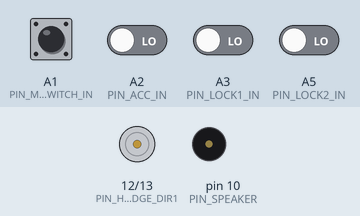
Bench run of a sketch on a simulated Arduino Uno, built with avr-gcc and run on an emulated ATmega328P. Parts: motor-driver pin pairs drawn as motors (green arrow = first pin HIGH = forward, orange = second pin HIGH = backward, longer = more drive, scaled by the enable pin), buzzer (waves = sounding). Inputs (shaded band) come from the test bench; at power-on: A1 (PIN_MIRROR_SWITCH_IN), A2 (PIN_ACC_IN), A3 (PIN_LOCK1_IN), A5 (PIN_LOCK2_IN) LOW.

Above: at 1.2 s.
1.3 s: A1 (PIN_MIRROR_SWITCH_IN) pulled HIGH for 0.15 s
At 4.1 s:
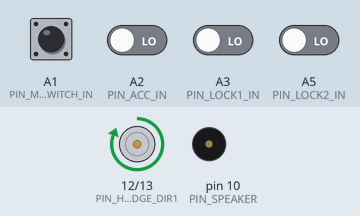
4.4 s: A2 (PIN_ACC_IN) driven HIGH
At 6.6 s:
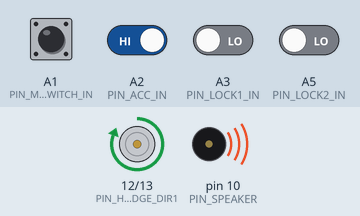
7.4 s: A1 (PIN_MIRROR_SWITCH_IN) pulled HIGH for 1 s
10.4 s: A1 (PIN_MIRROR_SWITCH_IN) driven HIGH and A2 (PIN_ACC_IN) driven LOW
At 12.5 s:
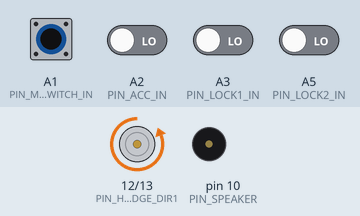
13.4 s: A1 (PIN_MIRROR_SWITCH_IN) driven LOW
At 14.02 s:
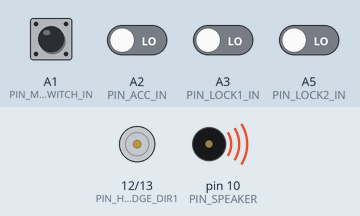
16.4 s: A1 (PIN_MIRROR_SWITCH_IN) driven HIGH
At 26.9 s:
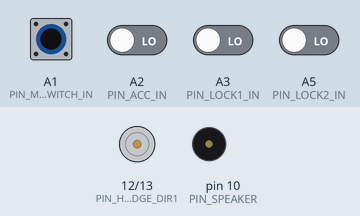
Timing chart, 0 to 27.6 s (numbered marks = the images above; inputs shaded):
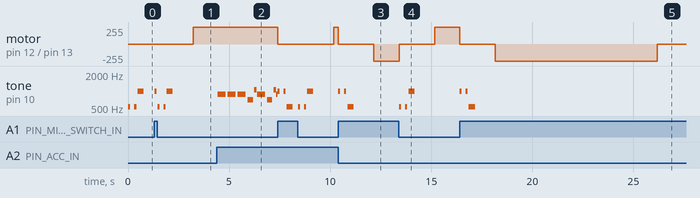

The sketch:

nissan-mirrors.ino
```cpp
// (licence header left out)
/* Shut our own power after 15s of inactivity (when ACC is off) */
#define POWER_TIMEOUT        15000

/* Run the mirror fold/unfold motors for this long every time
 * to account for the potential full revolution needed after
 * manual mirror folding/unfolding.
 */
#define MIRROR_POWER_TIMEOUT 8000

/* Whether to play a chime with the mirror motors on ACC on */
// #define MIRROR_MOTOR_TONES

// #define MIRROR_SWITCH_INVERT

/* Pin mapping */
#define PIN_SPEAKER          10
#define PIN_HBRIDGE_ENA      11
#define PIN_HBRIDGE_DIR1     12
#define PIN_HBRIDGE_DIR2     13
#define PIN_POWER            A0
#define PIN_MIRROR_SWITCH_IN A1
#define PIN_ACC_IN           A2
#define PIN_LOCK1_IN         A3
#define PIN_CURRENT_SENSE    A4
#define PIN_LOCK2_IN         A5

/* Actions */
enum action_e {
  ACTION_OFF,
  ACTION_WAIT,
  ACTION_MIRRORS_FOLD_IN,
  ACTION_MIRRORS_FOLD_OUT,
  ACTION_MIRRORS_STOP,
  ACTION_NOTE_C1,
  ACTION_NOTE_CS1,
  ACTION_NOTE_D1,
  ACTION_NOTE_DS1,
  ACTION_NOTE_E1,
  ACTION_NOTE_F1,
  ACTION_NOTE_FS1,
  ACTION_NOTE_G1,
  ACTION_NOTE_GS1,
  ACTION_NOTE_A1,
  ACTION_NOTE_AS1,
  ACTION_NOTE_B1,
  ACTION_NOTE_C2,
  ACTION_NOTE_OUTPUT,
  ACTION_END,
};

/* TODO: use progmem? */

static const uint16_t sequence_fold_in[] = {
  ACTION_MIRRORS_STOP,
  ACTION_NOTE_OUTPUT, PIN_SPEAKER,
  ACTION_NOTE_B1, 100,
  ACTION_WAIT, 200,
  ACTION_NOTE_B1, 100,
  ACTION_WAIT, 50,
  ACTION_NOTE_C1, 300,
  ACTION_WAIT, 1000,
  ACTION_MIRRORS_FOLD_IN,
  ACTION_WAIT, MIRROR_POWER_TIMEOUT,
  ACTION_MIRRORS_STOP,
  ACTION_END
};

static const uint16_t sequence_fold_out[] = {
  ACTION_MIRRORS_STOP,
  ACTION_NOTE_OUTPUT, PIN_SPEAKER,
  ACTION_NOTE_C1, 100,
  ACTION_WAIT, 200,
  ACTION_NOTE_C1, 100,
  ACTION_WAIT, 50,
  ACTION_NOTE_B1, 300,
  ACTION_WAIT, 1000,
  ACTION_MIRRORS_FOLD_OUT,
  ACTION_WAIT, MIRROR_POWER_TIMEOUT,
  ACTION_MIRRORS_STOP,
  ACTION_END
};

static const uint16_t sequence_off[] = {
//  ACTION_NOTE_OUTPUT, PIN_SPEAKER,
//  ACTION_NOTE_DS1, 100,
//  ACTION_WAIT, 50,
//  ACTION_NOTE_C1, 100,
  ACTION_OFF,
  ACTION_END
};

#define ACC_ON_CHIME   \
  ACTION_NOTE_A1, 400, \
  ACTION_WAIT, 100,    \
  ACTION_NOTE_A1, 400, \
  ACTION_WAIT, 100,    \
  ACTION_NOTE_A1, 400, \
  ACTION_WAIT, 100,    \
  ACTION_NOTE_F1, 250, \
  ACTION_WAIT, 75,     \
  ACTION_NOTE_C2, 125, \
  ACTION_NOTE_A1, 400, \
  ACTION_WAIT, 100,    \
  ACTION_NOTE_F1, 250, \
  ACTION_WAIT, 75,     \
  ACTION_NOTE_C2, 125, \
  ACTION_NOTE_A1, 400

static const uint16_t sequence_acc_on[] = {
  ACTION_NOTE_OUTPUT, PIN_SPEAKER,
  ACC_ON_CHIME,
  ACTION_END
};

static const uint16_t sequence_acc_on_fold_out[] = {
#ifdef MIRROR_MOTOR_TONES
  ACTION_MIRRORS_FOLD_IN,
  /* Make sure the mirror is not hitting the endstop */
  ACTION_WAIT, 200,
  /* Even though not a PWM pin, modulating the DIR1 pin
   * makes for a louder sound than modulating ENA because
   * the motor alternates between running and braking
   * rather than running and freewheeling.  Reversing the
   * motor would probably work even better.  TODO:
   * also play with the PWM duty cycle.
   */
  ACTION_NOTE_OUTPUT, PIN_HBRIDGE_DIR1,
#else
  ACTION_NOTE_OUTPUT, PIN_SPEAKER,
#endif
  ACC_ON_CHIME,
  ACTION_MIRRORS_STOP,
  ACTION_WAIT, 200,
  ACTION_MIRRORS_FOLD_OUT,
  ACTION_WAIT, MIRROR_POWER_TIMEOUT,
  ACTION_MIRRORS_STOP,
  ACTION_END
};

static const uint16_t sequence_beep[] = {
  ACTION_NOTE_OUTPUT, PIN_SPEAKER,
  ACTION_NOTE_F1, 200,
  ACTION_END,
};

static void mirrors_open(void) {
  digitalWrite(PIN_HBRIDGE_DIR2, LOW);
  digitalWrite(PIN_HBRIDGE_DIR1, HIGH);
  digitalWrite(PIN_HBRIDGE_ENA, HIGH);
}

static void mirrors_fold(void) {
  digitalWrite(PIN_HBRIDGE_DIR1, LOW);
  digitalWrite(PIN_HBRIDGE_DIR2, HIGH);
  digitalWrite(PIN_HBRIDGE_ENA, HIGH);
}

static void mirrors_stop(void) {
  digitalWrite(PIN_HBRIDGE_ENA, LOW);
}

static void off(void) {
  mirrors_stop();
  digitalWrite(PIN_POWER, LOW);
}

static const uint16_t action_to_freq[] = {
  /* Non-trivial designated intializers unimplemented in the
   * gcc version some Arduino versions ship.
   */
  /*[ACTION_NOTE_C1]  = */523,
  /*[ACTION_NOTE_CS1] = */554,
  /*[ACTION_NOTE_D1]  = */587,
  /*[ACTION_NOTE_DS1] = */622,
  /*[ACTION_NOTE_E1]  = */659,
  /*[ACTION_NOTE_F1]  = */698,
  /*[ACTION_NOTE_FS1] = */740,
  /*[ACTION_NOTE_G1]  = */784,
  /*[ACTION_NOTE_GS1] = */832,
  /*[ACTION_NOTE_A1]  = */880,
  /*[ACTION_NOTE_AS1] = */932,
  /*[ACTION_NOTE_B1]  = */988,
  /*[ACTION_NOTE_C2]  = */1047,
};

static const uint16_t *seq_step;
static uint16_t seq_next_ts;
static uint8_t seq_note_pin;

static void sequence_set(const uint16_t *seq) {
  seq_step = seq;
  seq_next_ts = millis();
}

static void sequence_run(void) {
  while (seq_step) {
    uint16_t action;
    uint16_t freq;
    uint16_t now = millis();

    if ((int16_t) (seq_next_ts - now) > 0)
      break;

    action = *seq_step++;
    switch (action) {
    case ACTION_OFF:
      off();
      break;
    case ACTION_WAIT:
      seq_next_ts += *seq_step++;
      break;
    case ACTION_MIRRORS_FOLD_IN:
      mirrors_fold();
      break;
    case ACTION_MIRRORS_FOLD_OUT:
      mirrors_open();
      break;
    case ACTION_MIRRORS_STOP:
      mirrors_stop();
      break;
    case ACTION_NOTE_C1 ... ACTION_NOTE_C2:
      freq = action_to_freq[action - ACTION_NOTE_C1];
      if (seq_note_pin != PIN_SPEAKER)
        freq >>= 3;
      tone(seq_note_pin, freq, *seq_step);
      seq_next_ts += *seq_step++;
      break;
    case ACTION_NOTE_OUTPUT:
      seq_note_pin = *seq_step++;
      break;
    case ACTION_END:
      seq_step = NULL;
      return;
    }

    while (*seq_step == ACTION_WAIT) {
      seq_next_ts += seq_step[1];
      seq_step += 2;
    }

    if (*seq_step == ACTION_END)
      seq_step = NULL;
  }
}

static bool acc_sense(void) {
  /* No special handling here, the pin is pulled down */
  return digitalRead(PIN_ACC_IN);
}

static int lock_sense(void) {
  /* TODO: this probably needs more work, debouncing, etc. */
  /* TODO: could also use just one pin, read it as analog over
   * some period of time and deduce whether we're locking or
   * unlocking.
   * On lock the lock positive pin will see close to 12V maximum,
   * on unlock still a non-zero maximum (the multimeter shows
   * around 3V) and on idle it'll stay at 0 if pulled down,
   * which it is.
   */
  if (digitalRead(PIN_LOCK1_IN))
    return 1;
  if (digitalRead(PIN_LOCK2_IN))
    return -1;
  return 0;
}

static int switch_sense(void) {
  /* Pull down mode to check for FOLD switch position */
  /* Do we need to debounce? */
  pinMode(PIN_MIRROR_SWITCH_IN, INPUT);
  delay(10);
  if (digitalRead(PIN_MIRROR_SWITCH_IN))
    return -1;
  /* Pull up mode to check for OPEN switch position */
  pinMode(PIN_MIRROR_SWITCH_IN, INPUT_PULLUP);
  delay(10);
  if (!digitalRead(PIN_MIRROR_SWITCH_IN))
    return 1;

  /* If it's neither high or low, it's Hi-Z, i.e. in the middle position  */
  return 0;
}

static uint16_t activity_ts = 0;
static uint16_t acc_off_ts = 0;
static int lock, acc, sw;
/* Whether the car is locked as opposed to whether it is locking/unlocking
 * right now.  By default 0 (undefined).
 */
static int locked;

void setup(void) {
  /*
   * The important part first: the power pin level decides if
   * the arduino gets any power after the LOCK and UNLOCK pulses
   * end and the voltage on these pins goes back to low so if we
   * take too long to write the POWER pin HIGH we may not reach
   * the rest of the code here.
   */
  pinMode(PIN_POWER, OUTPUT);
  digitalWrite(PIN_POWER, HIGH);

  pinMode(PIN_HBRIDGE_DIR1, OUTPUT);
  pinMode(PIN_HBRIDGE_DIR2, OUTPUT);
  pinMode(PIN_HBRIDGE_ENA, OUTPUT);
  mirrors_stop();

  /* With this out of the way set up the inputs etc. */
  pinMode(PIN_SPEAKER, OUTPUT);
  pinMode(PIN_MIRROR_SWITCH_IN, INPUT);
  pinMode(PIN_ACC_IN, INPUT);
  pinMode(PIN_LOCK1_IN, INPUT);
  pinMode(PIN_LOCK2_IN, INPUT);
  pinMode(PIN_CURRENT_SENSE, INPUT);

  /* The folding and unfolding of the mirrors is based on three
   * inputs, the lock/unlocking of the door, the ACC rail state,
   * and the manual mirror switch state.  In the case of
   * lock/unlock/ACC, when we wake up (arduino first receives
   * power from either source) we will act immediately on the
   * value we read from these inputs because the voltage
   * change on those wires is probably what has cause us to wake
   * up.  If there had been no change we wouldn't have awoken.
   * So we left inital values for lock and acc as 0, and if
   * setup() reads them as 1, it'll notice a change in the value
   * and act on it.
   *
   * For the sw state we may have a policy to act on the initial
   * state or not, we have no way to know if the user had just
   * actuated the switch or it's been in the current state for a
   * while, until we are fully running and are tracking the state
   * of the switch.  For now leave it at 0 as well.
   */
}

void loop(void) {
  /* lock_sense() must be the first thing we do after setup()
   * so that we can read and react to the short pulse on the
   * lock power wire(s) which may be what has waken us up in the
   * first place.  We may have little time left before that
   * pulse ends.
   */
  int new_lock = lock_sense();
  int new_acc = acc_sense();
  int new_sw = switch_sense();
  const uint16_t *act = NULL;

  if (new_lock != lock) {
    lock = new_lock;
    if (!seq_step)
      act = sequence_beep;

    if (lock) {
      /* If lock is 1 or -1 and the value just changed we must be
       * locking or unlocking right now, try to start the
       * respective action immediately when ACC is off and switch
       * is in the auto positiion.  Otherwise  do nothing.
       */
      if (!new_acc && lock != locked && new_sw == 0)
        act = lock > 0 ? sequence_fold_in : sequence_fold_out;

      locked = lock;
    }
  }

  /* Overrides previous action */
  if (new_acc != acc) {
    acc = new_acc;

    /* Skip the action on momentary acc off such as
     * with the starter running.
     */
    if (acc && (!acc_off_ts ||
        (uint16_t) (millis() - acc_off_ts) > 2000)) {
      if (new_sw >= 0) {
        /* Unfold mirrors on ACC power on event unless user
         * explicitly wants them folded in.
         */
        act = sequence_acc_on_fold_out;
      } else
        act = sequence_acc_on;
    } else if (!acc) {
      /* Update activity_ts to keep ourselves powered for
       * POWER_TIMEOUT ms after ACC is turned off.
       */
      activity_ts = acc_off_ts = millis();

      if (!seq_step)
        act = sequence_beep;
    }
  }

  if (new_sw != sw) {
    sw = new_sw;
    if (!seq_step)
      sequence_set(sequence_beep);

    if (sw) {
      /* Act on the switch state change signal unconditionally
       * overriding all other inputs.
       */
      act = sw > 0 ? sequence_fold_out : sequence_fold_in;
    }
  }

  if (act) {
    sequence_set(act);
    activity_ts = millis();
  } else if (!acc &&
      (uint16_t) millis() - (uint16_t) activity_ts >=
      POWER_TIMEOUT)
    sequence_set(sequence_off);

  sequence_run();
}
```

Measured:
- after the input at 1.3 s, motor on pin 12 (PIN_HBRIDGE_DIR1) / pin 13 (PIN_HBRIDGE_DIR2): stopped → forward 255/255 after 1.9 s instead of 0.48 s; tone on pin 10 (PIN_SPEAKER): plays 988 Hz for 0.10 s, 523 Hz for 0.10 s, 523 Hz for 0.10 s, 988 Hz for 0.30 s, starting at once
- after the input at 4.4 s, tone on pin 10 (PIN_SPEAKER): plays 880 Hz for 0.40 s, 880 Hz for 0.40 s, 880 Hz for 0.40 s, 698 Hz for 0.25 s, 1047 Hz for 0.13 s, 880 Hz for 0.40 s … (9 notes in this stretch), starting at once
- after the input at 10.4 s, motor on pin 12 (PIN_HBRIDGE_DIR1) / pin 13 (PIN_HBRIDGE_DIR2): forward 255/255 → stopped at once, → backward 255/255 1.8 s later; tone on pin 10 (PIN_SPEAKER): plays 988 Hz for 0.10 s, 988 Hz for 0.10 s, 523 Hz for 0.30 s, starting at once
- after the input at 13.4 s, motor on pin 12 (PIN_HBRIDGE_DIR1) / pin 13 (PIN_HBRIDGE_DIR2): backward 255/255 → stopped at once, → forward 255/255 1.8 s later; tone on pin 10 (PIN_SPEAKER): plays 523 Hz for 0.10 s, 523 Hz for 0.10 s, 988 Hz for 0.30 s, starting at once
- after the input at 16.4 s, motor on pin 12 (PIN_HBRIDGE_DIR1) / pin 13 (PIN_HBRIDGE_DIR2): forward 255/255 → stopped after 0.01 s instead of 6.8 s; tone on pin 10 (PIN_SPEAKER): plays 988 Hz for 0.10 s, 988 Hz for 0.10 s, 523 Hz for 0.30 s, starting at once
- by itself, tone on pin 10 (PIN_SPEAKER): plays 523 Hz for 0.10 s, 523 Hz for 0.10 s, 988 Hz for 0.30 s
